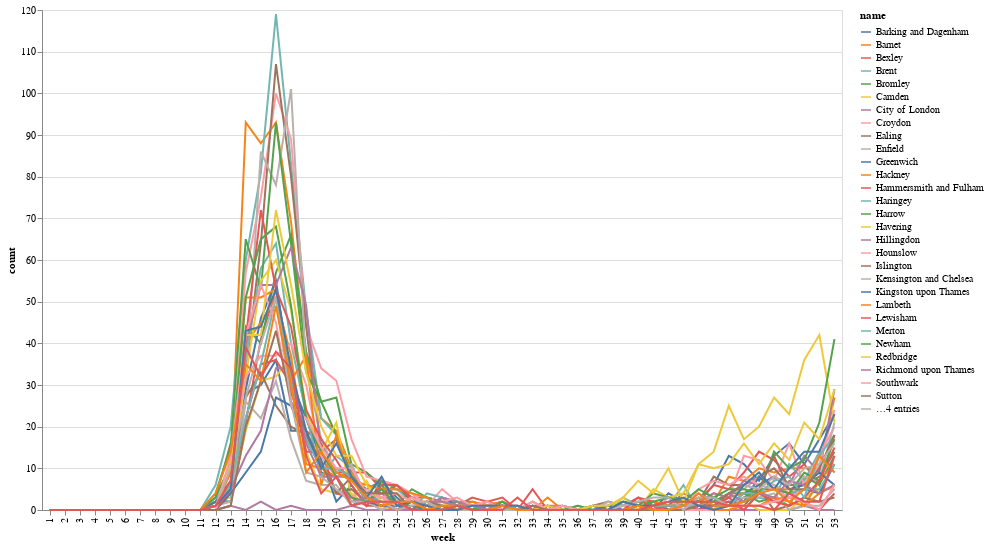

Notebook source saved alongside this figure:
### Code cell
import altair as alt
alt.data_transformers.disable_max_rows()

alt.Chart(london_covid_agg).mark_line().encode(
    x='week:O',
    y='count',
    color='name',
    tooltip=['name','count']
).properties(
    width=800,
    height=500
)

### Figure 1 — Vega-Lite specification as saved in the notebook (floating-point values rounded to 4 significant figures; data arrays with more than 128 entries replaced by an {"elided": "..."} marker saying what was removed)
{"config": {"view": {"continuousWidth": 400, "continuousHeight": 300}}, "data": {"name": "data-7c61f7040fca8001a584d5b3a0317578"}, "mark": "line", "encoding": {"color": {"type": "nominal", "field": "name"}, "tooltip": [{"type": "nominal", "field": "name"}, {"type": "quantitative", "field": "count"}], "x": {"type": "ordinal", "field": "week"}, "y": {"type": "quantitative", "field": "count"}}, "height": 500, "width": 800, "$schema": "https://vega.github.io/schema/vega-lite/v4.8.1.json", "datasets": {"data-7c61f7040fca8001a584d5b3a0317578": {"elided": "1749 records"}}}
